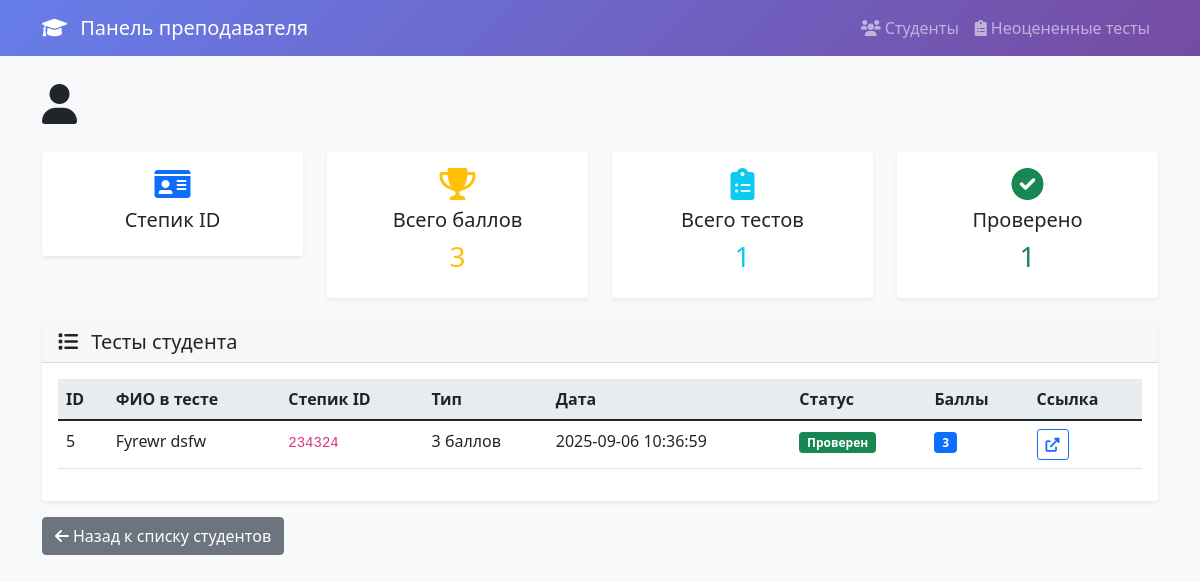
Page /student/233235 on the committed database.
### tables this page shows
CREATE TABLE tests (
                id INTEGER PRIMARY KEY AUTOINCREMENT,
                student_id INTEGER,
                full_name TEXT NOT NULL,
                stepik_id TEXT NOT NULL,
                test_url TEXT NOT NULL,
                test_type TEXT CHECK(test_type IN ('3', '5')),
                submitted_at TIMESTAMP DEFAULT CURRENT_TIMESTAMP,
                is_reviewed BOOLEAN DEFAULT FALSE,
                score INTEGER DEFAULT 0,
                teacher_comment TEXT,
                reviewed_at TIMESTAMP,
                FOREIGN KEY (student_id) REFERENCES users (user_id)
            );

### web_app.py (the view)
@app.route('/student/<int:student_id>')
def student_detail(student_id):
    try:
        student_data = db.get_user(student_id)
        if not student_data:
            return "Студент не найден", 404
        student_tests = db.get_student_tests(student_id)
        return render_template('student_detail.html',
                             student=student_data,
                             tests=student_tests)
    except Exception as e:
        return f"Ошибка: {e}", 500

### database.py (called while the page is built)
    def get_user(self, user_id: int) -> Optional[Dict]:
        try:
            conn = sqlite3.connect(self.db_name)
            cursor = conn.cursor()
            cursor.execute('SELECT * FROM users WHERE user_id = ?', (user_id,))
            user = cursor.fetchone()
            conn.close()
            if user:
                return {
                    'user_id': user[0],
                    'username': user[1],
                    'first_name': user[2],
                    'last_name': user[3],
                    'role': user[4],
                    'is_approved': bool(user[5]),
                    'created_at': user[6]
                }
            return None
        except Exception as e:
            logging.error(f"Ошибка получения пользователя: {e}")
            return None

### templates/student_detail.html (shortened to what this page needs)
{% extends "base.html" %}
{% block content %}
<div class="row">
    <div class="col-12">
        <h1 class="mb-4">
            <i class="fas fa-user me-2"></i>
        </h1>
    </div>
</div>
<div class="row mb-4">
    <div class="col-md-3">
        <div class="card text-center">
            <div class="card-body">
                <i class="fas fa-id-card fa-2x text-primary mb-2"></i>
                <h5>Степик ID</h5>
            </div>
        </div>
    </div>
    <div class="col-md-3">
        <div class="card text-center">
            <div class="card-body">
                <i class="fas fa-trophy fa-2x text-warning mb-2"></i>
                <h5>Всего баллов</h5>
                <h3 class="text-warning">{{ tests|sum(attribute='score') }}</h3>
            </div>
        </div>
    </div>
    <div class="col-md-3">
        <div class="card text-center">
            <div class="card-body">
                <i class="fas fa-clipboard-list fa-2x text-info mb-2"></i>
                <h5>Всего тестов</h5>
                <h3 class="text-info">{{ tests|length }}</h3>
            </div>
        </div>
    </div>
    <div class="col-md-3">
        <div class="card text-center">
            <div class="card-body">
                <i class="fas fa-check-circle fa-2x text-success mb-2"></i>
                <h5>Проверено</h5>
                <h3 class="text-success">{{ tests|selectattr('is_reviewed')|list|length }}</h3>
            </div>
        </div>
    </div>
</div>
<div class="row">
    <div class="col-12">
        <div class="card">
            <div class="card-header">
                <h5 class="mb-0">
                    <i class="fas fa-list me-2"></i>
                    Тесты студента
                </h5>
            </div>
            <div class="card-body">
                {% if tests %}
                <div class="table-responsive">
                    <table class="table table-hover">
                        <thead>
                            <tr>
                                <th>ID</th>
                                <th>ФИО в тесте</th>
                                <th>Степик ID</th>
                                <th>Тип</th>
                                <th>Дата</th>
                                <th>Статус</th>
                                <th>Баллы</th>
                                <th>Ссылка</th>
                            </tr>
                        </thead>
                        <tbody>
                            {% for test in tests %}
                            <tr>
                                <td>{{ test.id }}</td>
                                <td>{{ test.full_name }}</td>
                                <td><code>{{ test.stepik_id }}</code></td>
                                <td>{{ test.test_type }} баллов</td>
                                <td>{{ test.submitted_at }}</td>
                                <td>
                                    {% if test.is_reviewed %}
                                        <span class="badge bg-success">Проверен</span>
                                    {% else %}
                                        <span class="badge bg-warning">На проверке</span>
                                    {% endif %}
                                </td>
                                <td>
                                    {% if test.is_reviewed %}
                                        <span class="badge bg-primary">{{ test.score }}</span>
                                    {% else %}
                                        <span class="text-muted">-</span>
                                    {% endif %}
                                </td>
                                <td>
                                    <a href="{{ test.test_url }}" target="_blank" class="btn btn-sm btn-outline-primary">
                                        <i class="fas fa-external-link-alt"></i>
                                    </a>
                                </td>
                            </tr>
                            {% endfor %}
                        </tbody>
                    </table>
                </div>
                {% else %}
                <div class="text-center py-4">
                    <i class="fas fa-clipboard-list fa-3x text-muted mb-3"></i>
                    <h5>Тесты не найдены</h5>
                    <p class="text-muted">Студент еще не отправлял тесты.</p>
                </div>
                {% endif %}
            </div>
        </div>
    </div>
</div>
<div class="row mt-3">
    <div class="col-12">
        <a href="/students" class="btn btn-secondary">
            <i class="fas fa-arrow-left me-1"></i>Назад к списку студентов
        </a>
    </div>
</div>
{% endblock %}

### templates/base.html (style rules this page uses)
body { background-color: #f8f9fa; }
.card { border: none; box-shadow: 0 0.125rem 0.25rem rgba(0, 0, 0, 0.075); }
.table th { background-color: #e9ecef; border-top: none; }

### rows in the picture
tests: id "5", full_name "Fyrewr dsfw", stepik_id "234324", test_type "3", submitted_at "2025-09-06 10:36:59", is_reviewed "Проверен", score "3"

### other values in the picture
{{ tests|sum(attribute='score') }} "3"
{{ tests|length }} "1"
{{ tests|selectattr('is_reviewed')|list|length }} "1"
